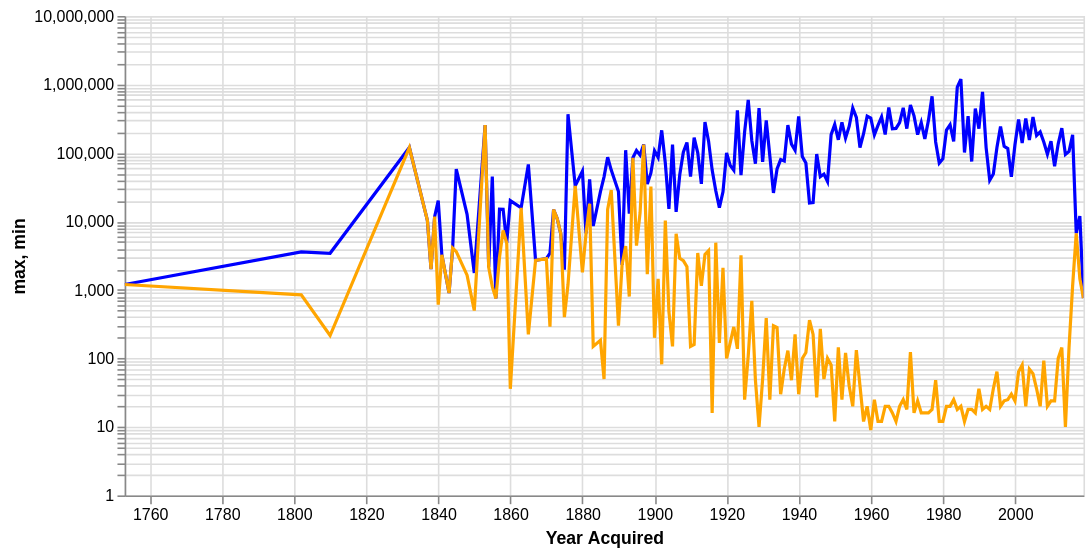

Write a Vega-Lite specification for this figure.
### Vega-Lite specification from a JSON file in a GitHub repository (floating-point values rounded to 4 significant figures; data arrays with more than 128 entries replaced by an {"elided": "..."} marker saying what was removed)
{"config": {"view": {"continuousWidth": 400, "continuousHeight": 300}}, "layer": [{"mark": {"type": "line", "color": "blue"}, "encoding": {"x": {"field": "Year Acquired", "type": "temporal"}, "y": {"field": "max", "scale": {"type": "log"}, "type": "quantitative"}}, "selection": {"selector006": {"type": "interval", "bind": "scales", "encodings": ["x", "y"]}}, "width": 600}, {"mark": {"type": "line", "color": "orange"}, "encoding": {"x": {"field": "Year Acquired", "type": "temporal"}, "y": {"field": "min", "scale": {"type": "log"}, "type": "quantitative"}}, "width": 600}], "data": {"name": "data-e8e4ee6bd8c2fa467c1704c26de52e8e"}, "width": "container", "$schema": "https://vega.github.io/schema/vega-lite/v5.json", "datasets": {"data-e8e4ee6bd8c2fa467c1704c26de52e8e": {"elided": "171 records"}}}
